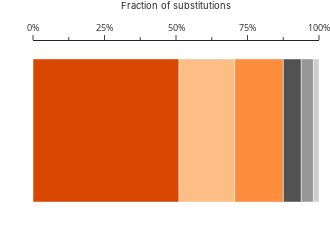

Source (notebook cell):
### Code cell
factor_df = ratio_df.copy()
factor_df['group'] = 1
factor_df.sort_values("ratio", inplace=True, ascending=False)

fig = px.bar(
    factor_df,
    y='group',
    x='ratio',
    color=factor_df.index,
    range_x=[0, 1],
    color_discrete_map=cat_color_map,
    orientation='h',
)

fig.update_layout(
    template="simple_white", 
    height=85, 
    width=330, 
    showlegend=False, 
    coloraxis_showscale=False,
    margin=dict(l=33, r=0, t=30, b=20),
)
fig.update_xaxes(
    title_text='Fraction of substitutions', 
    tickformat=",.0%", 
    dtick=0.25, 
    side='top',
    title_font_family="Inter", 
    title_font_size=28/3, 
    tickfont_size=28/3, 
    minor_ticks="outside", 
    minor_dtick=0.125
)
fig.update_yaxes(visible=False)

fig.write_image("base_bias.svg")
fig.show()
factor_df

### Figure 1 — Plotly figure (JSON) as saved in the notebook; plotly's stock layout.template omitted (floating-point values rounded to 4 significant figures)
{"data": [{"alignmentgroup": "True", "hovertemplate": "index=A2G/T2C<br>ratio=%{x}<br>group=%{y}<extra></extra>", "legendgroup": "A2G/T2C", "marker": {"color": "#d94701", "pattern": {"shape": ""}}, "name": "A2G/T2C", "offsetgroup": "A2G/T2C", "orientation": "h", "showlegend": true, "textposition": "auto", "type": "bar", "x": [0.5105], "xaxis": "x", "y": [1], "yaxis": "y"}, {"alignmentgroup": "True", "hovertemplate": "index=A2T/T2A<br>ratio=%{x}<br>group=%{y}<extra></extra>", "legendgroup": "A2T/T2A", "marker": {"color": "#fdbe85", "pattern": {"shape": ""}}, "name": "A2T/T2A", "offsetgroup": "A2T/T2A", "orientation": "h", "showlegend": true, "textposition": "auto", "type": "bar", "x": [0.1946], "xaxis": "x", "y": [1], "yaxis": "y"}, {"alignmentgroup": "True", "hovertemplate": "index=C2T/G2A<br>ratio=%{x}<br>group=%{y}<extra></extra>", "legendgroup": "C2T/G2A", "marker": {"color": "#fd8d3c", "pattern": {"shape": ""}}, "name": "C2T/G2A", "offsetgroup": "C2T/G2A", "orientation": "h", "showlegend": true, "textposition": "auto", "type": "bar", "x": [0.1703], "xaxis": "x", "y": [1], "yaxis": "y"}, {"alignmentgroup": "True", "hovertemplate": "index=C2A/G2T<br>ratio=%{x}<br>group=%{y}<extra></extra>", "legendgroup": "C2A/G2T", "marker": {"color": "#525252", "pattern": {"shape": ""}}, "name": "C2A/G2T", "offsetgroup": "C2A/G2T", "orientation": "h", "showlegend": true, "textposition": "auto", "type": "bar", "x": [0.06272], "xaxis": "x", "y": [1], "yaxis": "y"}, {"alignmentgroup": "True", "hovertemplate": "index=A2C/T2G<br>ratio=%{x}<br>group=%{y}<extra></extra>", "legendgroup": "A2C/T2G", "marker": {"color": "#969696", "pattern": {"shape": ""}}, "name": "A2C/T2G", "offsetgroup": "A2C/T2G", "orientation": "h", "showlegend": true, "textposition": "auto", "type": "bar", "x": [0.04248], "xaxis": "x", "y": [1], "yaxis": "y"}, {"alignmentgroup": "True", "hovertemplate": "index=C2G/G2C<br>ratio=%{x}<br>group=%{y}<extra></extra>", "legendgroup": "C2G/G2C", "marker": {"color": "#cccccc", "pattern": {"shape": ""}}, "name": "C2G/G2C", "offsetgroup": "C2G/G2C", "orientation": "h", "showlegend": true, "textposition": "auto", "type": "bar", "x": [0.01946], "xaxis": "x", "y": [1], "yaxis": "y"}], "layout": {"barmode": "relative", "coloraxis": {"showscale": false}, "height": 85, "legend": {"title": {"text": "index"}, "tracegroupgap": 0}, "margin": {"b": 20, "l": 33, "r": 0, "t": 30}, "showlegend": false, "width": 330, "xaxis": {"anchor": "y", "domain": [0, 1], "dtick": 0.25, "minor": {"dtick": 0.125, "ticks": "outside"}, "range": [0, 1], "side": "top", "tickfont": {"size": 9.333}, "tickformat": ",.0%", "title": {"font": {"family": "Inter", "size": 9.333}, "text": "Fraction of substitutions"}}, "yaxis": {"anchor": "x", "domain": [0, 1], "title": {"text": "group"}, "visible": false}}}
